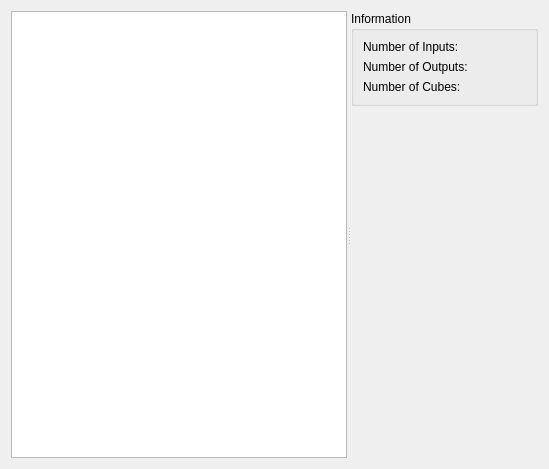
<?xml version="1.0" encoding="UTF-8"?>
<ui version="4.0">
 <class>PLAFile</class>
 <widget class="QWidget" name="PLAFile">
  <property name="geometry">
   <rect>
    <x>0</x>
    <y>0</y>
    <width>549</width>
    <height>469</height>
   </rect>
  </property>
  <property name="windowTitle">
   <string/>
  </property>
  <layout class="QHBoxLayout" name="horizontalLayout">
   <item>
    <widget class="QSplitter" name="splitter">
     <property name="orientation">
      <enum>Qt::Horizontal</enum>
     </property>
     <widget class="SpecificationTable" name="filename"/>
     <widget class="QWidget" name="widget" native="true">
      <layout class="QVBoxLayout" name="verticalLayout">
       <item>
        <widget class="QGroupBox" name="groupBox">
         <property name="title">
          <string>Information</string>
         </property>
         <layout class="QFormLayout" name="formLayout">
          <item row="0" column="0">
           <widget class="QLabel" name="label">
            <property name="text">
             <string>Number of Inputs:</string>
            </property>
           </widget>
          </item>
          <item row="0" column="1">
           <widget class="QLabel" name="numInputs">
            <property name="text">
             <string/>
            </property>
           </widget>
          </item>
          <item row="1" column="0">
           <widget class="QLabel" name="label_2">
            <property name="text">
             <string>Number of Outputs:</string>
            </property>
           </widget>
          </item>
          <item row="1" column="1">
           <widget class="QLabel" name="numOutputs">
            <property name="text">
             <string/>
            </property>
           </widget>
          </item>
          <item row="2" column="0">
           <widget class="QLabel" name="label_3">
            <property name="text">
             <string>Number of Cubes:</string>
            </property>
           </widget>
          </item>
          <item row="2" column="1">
           <widget class="QLabel" name="numCubes">
            <property name="text">
             <string/>
            </property>
           </widget>
          </item>
         </layout>
        </widget>
       </item>
       <item>
        <spacer name="verticalSpacer">
         <property name="orientation">
          <enum>Qt::Vertical</enum>
         </property>
         <property name="sizeHint" stdset="0">
          <size>
           <width>20</width>
           <height>356</height>
          </size>
         </property>
        </spacer>
       </item>
      </layout>
     </widget>
    </widget>
   </item>
  </layout>
 </widget>
 <customwidgets>
  <customwidget>
   <class>SpecificationTable</class>
   <extends>QTableWidget</extends>
   <header location="global">core/SpecificationTable.h</header>
  </customwidget>
 </customwidgets>
 <resources/>
 <connections/>
</ui>
